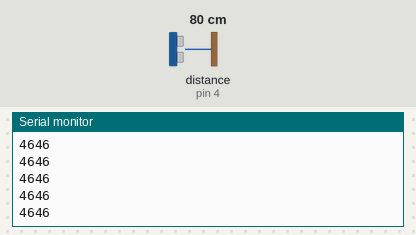
The sketch below on a simulated Arduino Uno, built with avr-gcc and run on an emulated ATmega328P. Parts: the last lines printed to the serial monitor. Wiring (inferred from the names in the program): ultrasonic range finder: trigger pin 2; echo pin 4. The test bench sets the inputs (shaded band); at power-on: distance to the obstacle (sensor on pin 4) 80 cm. The echo pulse lasts 58.3 µs per cm.

Above: at 1.2 s.
1.3 s: distance to the obstacle (sensor on pin 4) set to 2 cm
At 1.9 s:
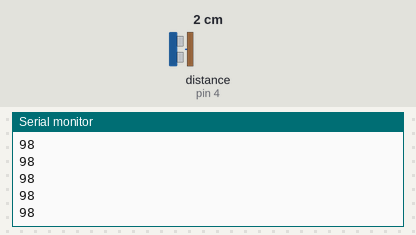
2.8 s: distance to the obstacle (sensor on pin 4) set to 4 cm
At 3.9 s:
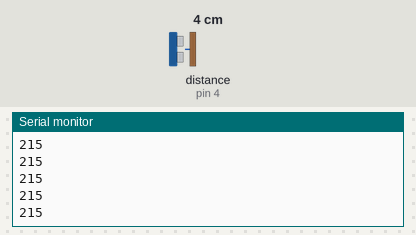
Timing chart, 0 to 5.8 s (numbered marks = the images above; inputs shaded):
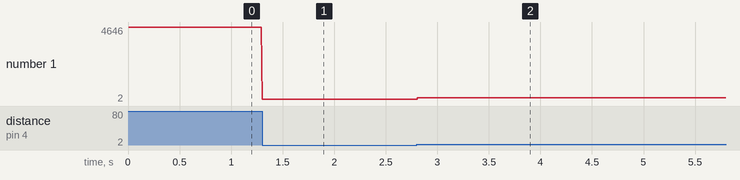

The sketch:

arduinoidee.ino
```cpp
// Questo è un commento, volendo posso mettere qui il titolo dell'esperimento, i commenti non influenzano lo svolgimento del programma
// Determinazione della velocità del suono mediante Arduino
int trigPin = 2;                           //Definizione Pin di trigger: dai il via al segnale per iniziare ad emettere il suono
int echoPin = 4;                          //Definizione Pin di Eco: ascolta il suono riflesso
int i = 0;                                // definizione variabile del ciclo
int N = 50;                               // Quanti cicli di misurazione vogliamo?
void setup ()                            // inizializzazione del sensore
{
  Serial.begin (9600);                  //imposta la velocità di trasmissione
  pinMode(trigPin , OUTPUT );           // imposta questo pin come output (la scheda manda il segnale il pin la trasmette al sensore)
  pinMode(echoPin , INPUT );            // imposta questo pin come input (il sensore riceve il suono dell'eco e manda un segnale alla scheda)
  digitalWrite(trigPin , LOW);          //mandiamo un segnale basso all'emettitore di ultrasuoni
}

void loop()                             // inizio del programma vero e proprio
{

  digitalWrite(trigPin , LOW);
  for (i = 1; i <= N; i++)               // inizio del ciclo di ripetizione delle misure (N volte)
  {

    digitalWrite(trigPin , HIGH);         //mandiamo il segnale sonoro, lo impostiamo su Alto
    delayMicroseconds (10);               // aspetta 10 microsecondi
    digitalWrite(trigPin , LOW );         // abbassa il segnale
    long tUs = pulseIn(echoPin , HIGH);   // quando senti il suono dell'eco imposta il segnale in Alto
    delayMicroseconds (10);
    Serial.print(tUs);
    Serial.print("\n");            // aspetta 10 microsecondi                //aggiungi uno spazio                  // visualizza il tempo misurato è il tempo di andata e ritorno del suono
    delay (10);                          // delay è espresso in millisecondi quindi un valore di 100 corrisponde ad un decimo di secondo di pausa
    // aspettiamo un decimo di secondo tra una misurazione e l'altra
  }
  Serial.print("x\n");
  delay (10);                           // si attende un secondo prima di fare un altro ciclo di N misure // visualizza un separatore tra un set di misure e l'altro                    // vai a capo

}
```

Measured:
- after the input at 1.3 s, the serial monitor: prints a new line at once (image 1)
- after the input at 2.8 s, the serial monitor: prints a new line at once (image 2)
- plotted number 1: 4646 → 98 after the input at 1.3 s, 98 → 2 after the input at 2.8 s
